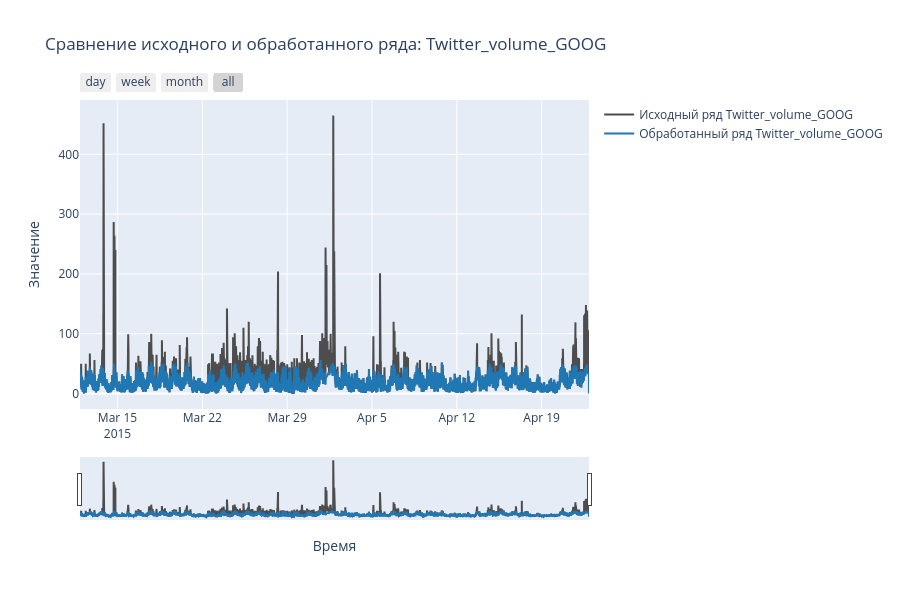

Write notebook code for a chart like this one.
### Markdown cell above
Дебаг-визуализация для проверки интерполирующей функции

### Code cell
series_id = source_series_id # или любой другой временной ряд на Ваш выбор

# До обработки
raw_series = raw_series_dict[series_id].iloc[:, 0] 

# После z_scores_anomaly_transform
processed_series = series_dict[series_id].iloc[:, 0]  

# Создаём график
fig_compare = go.Figure()
add_line(fig_compare, raw_series.index, raw_series.values, f"Исходный ряд {series_id}", "#4d4d4d")
add_line(fig_compare, processed_series.index, processed_series.values, f"Обработанный ряд {series_id}", "#1f77b4")

update_layout(fig_compare)
fig_compare.update_layout(
    title=f"Сравнение исходного и обработанного ряда: {series_id}",
    xaxis_title="Время",
    yaxis_title="Значение",
    showlegend=True,
    legend=dict(orientation="v", yanchor="top", y=1, xanchor="left", x=1.02)
)
fig_compare.show()

### Figure 1 — Plotly figure (JSON) as saved in the notebook; plotly's stock layout.template omitted (floating-point values rounded to 4 significant figures; data arrays with more than 128 entries replaced by an {"elided": "..."} marker saying what was removed)
{"data": [{"line": {"color": "#4d4d4d"}, "mode": "lines", "name": "Исходный ряд Twitter_volume_GOOG", "type": "scatter", "x": {"elided": "12097 str values"}, "y": {"elided": "12097 int values"}}, {"line": {"color": "#1f77b4"}, "mode": "lines", "name": "Обработанный ряд Twitter_volume_GOOG", "type": "scatter", "x": {"elided": "12097 str values"}, "y": {"elided": "12097 float values"}}], "layout": {"height": 600, "hovermode": "x unified", "legend": {"orientation": "v", "x": 1.02, "xanchor": "left", "y": 1, "yanchor": "top"}, "showlegend": true, "title": {"text": "Сравнение исходного и обработанного ряда: Twitter_volume_GOOG"}, "xaxis": {"rangeselector": {"buttons": [{"count": 1, "label": "day", "step": "day", "stepmode": "backward"}, {"count": 7, "label": "week", "step": "day", "stepmode": "backward"}, {"count": 1, "label": "month", "step": "month", "stepmode": "backward"}, {"step": "all"}]}, "rangeslider": {"visible": true}, "title": {"text": "Время"}, "type": "date"}, "yaxis": {"fixedrange": false, "title": {"text": "Значение"}}}}
